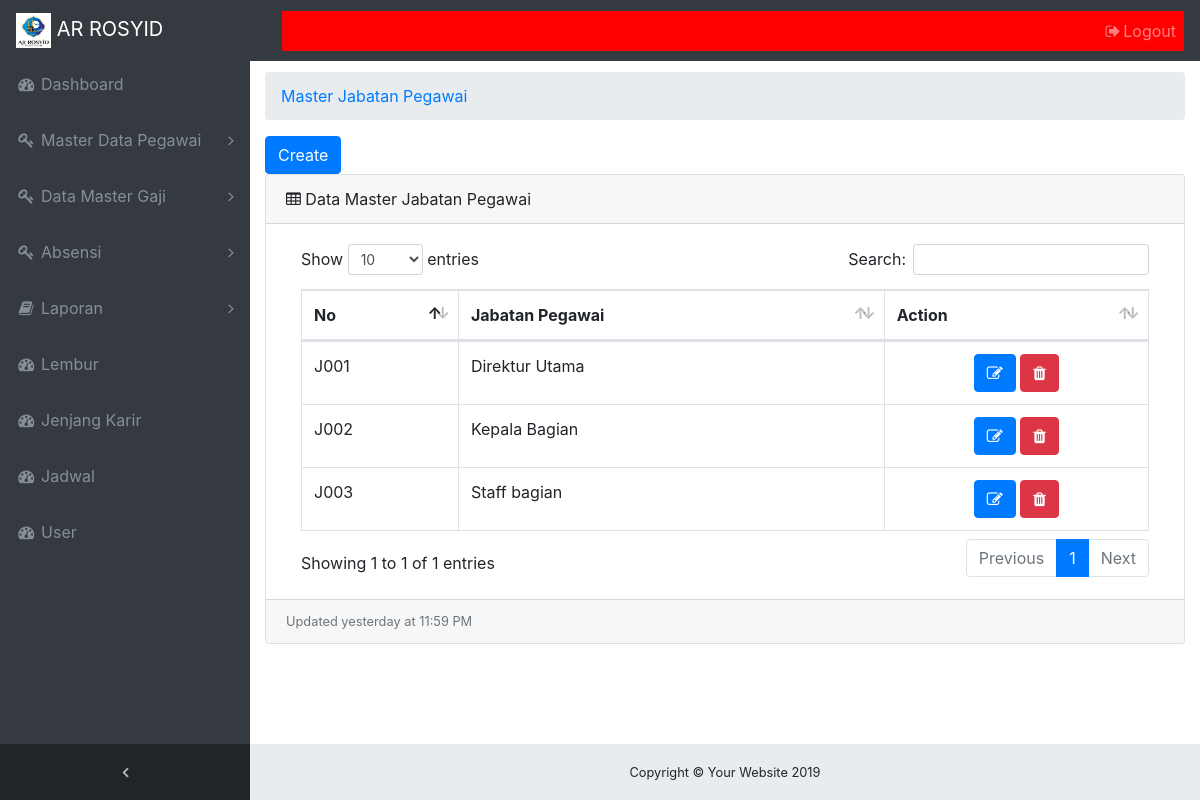
The page /master_jabatan.php (signed in) on the database its author committed.
### tables this page shows
CREATE TABLE `jabatan_pegawai` (
  `id_jabatan` varchar(50) NOT NULL,
  `nama_jabatan` varchar(50) NOT NULL
);

### functions/masterjabatan.php (called while the page is built, shortened)
<?php
function read_jabatan(){
	global $link;
	$query = "SELECT * FROM `jabatan_pegawai`";
	$sql = mysqli_query($link,$query);
	if(mysqli_num_rows($sql) > 0){
		while($data = mysqli_fetch_array($sql)){
			$jabatan[] = $data;
		}
		return $jabatan;
	}else{
		$jabatan[] = 0;
		return $jabatan;
	}
}
?>

### master_jabatan.php (the view, shortened to what this page needs)
<!DOCTYPE html>
<html lang="en">
<?php  include('view/head.php'); ?>
<body class="fixed-nav sticky-footer bg-dark" id="page-top">
    <?php require_once "view/navigation.php" ; ?>
  <div class="content-wrapper">
    <div class="container-fluid">
      <ol class="breadcrumb">
        <li class="breadcrumb-item">
          <a href="master_jabatan.php">Master Jabatan Pegawai</a> </li>
      </ol>
         <a href="master_jabatan_insert.php"><input type="button" value="Create"class="btn btn-primary"></a>
          <div class="card mb-3">
          <div class="card-header">
          <i class="fa fa-table"></i> Data Master Jabatan Pegawai </div>
          <div class="card-body">
          <div class="table-responsive">
            <table class="table table-bordered" id="dataTable" width="100%" cellspacing="0">
              <thead>
                <tr>
                  <th>No</th>
                  <th>Jabatan Pegawai</th>
                  <th>Action</th>
                </tr>
              </thead>
              <tbody>
<?php
foreach (read_jabatan() as $row) { ?>
                <tr>
                  <td><?php echo $row['id_jabatan']; ?></td>
                  <td><?php echo $row['nama_jabatan']; ?></td>
                                    <td align="center">
                          <a href="master_jabatan_update.php?id=<?php echo $row['id_jabatan'];?>"><button class="btn btn-primary"> <i class="fa fa-edit"></i></button></a>
                           <a href="master_jabatan_delete.php?id=<?php echo $row['id_jabatan']?>" onclick="javascript: return confirm('Anda yakin hapus ?');">
                           <button class="btn btn-danger"> <i class="fa fa-trash"></i></button></a></td>
                </tr>
              </tbody>
<?php } ?>
            </table>
          </div>
          </div>
          <div class="card-footer small text-muted">Updated yesterday at 11:59 PM</div>
        </div>
      </div>
    </div>
   <?php require_once "view/footer.php"; ?>
</body>
</html>

### css/sb-admin.css (style rules this page uses)
html { position: relative; min-height: 100%; }
body { overflow-x: hidden; }
body.sticky-footer { margin-bottom: 56px; }
body.sticky-footer .content-wrapper { min-height: calc(100vh - 56px - 56px); }
body.fixed-nav { padding-top: 56px; }
.content-wrapper { min-height: calc(100vh - 56px); padding-top: 1rem; }
.content-wrapper { overflow-x: hidden; background: white; }
@media (min-width: 992px) { .content-wrapper { margin-left: 250px; } }

### rows shown on the page
jabatan_pegawai: id_jabatan "J001", nama_jabatan "Direktur Utama"
jabatan_pegawai: id_jabatan "J002", nama_jabatan "Kepala Bagian"
jabatan_pegawai: id_jabatan "J003", nama_jabatan "Staff bagian"
